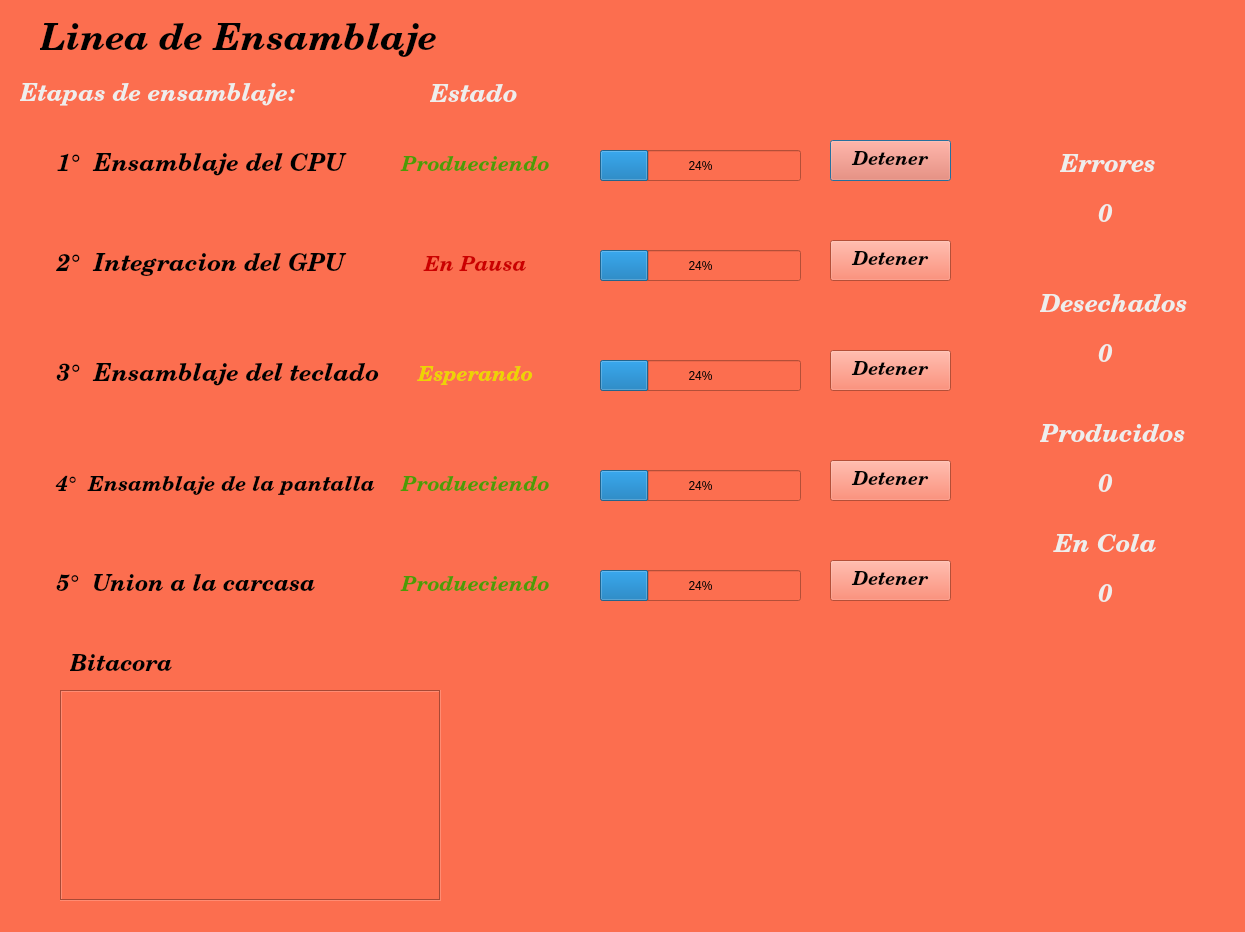
<?xml version="1.0" encoding="UTF-8"?>
<ui version="4.0">
 <class>PipelineView</class>
 <widget class="QDialog" name="PipelineView">
  <property name="geometry">
   <rect>
    <x>0</x>
    <y>0</y>
    <width>1245</width>
    <height>932</height>
   </rect>
  </property>
  <property name="windowTitle">
   <string>Dialog</string>
  </property>
  <property name="styleSheet">
   <string notr="true">background-color: rgb(252, 110, 79);</string>
  </property>
  <widget class="QLabel" name="label">
   <property name="geometry">
    <rect>
     <x>40</x>
     <y>20</y>
     <width>411</width>
     <height>41</height>
    </rect>
   </property>
   <property name="font">
    <font>
     <family>Century Schoolbook L</family>
     <pointsize>28</pointsize>
     <weight>75</weight>
     <italic>true</italic>
     <bold>true</bold>
    </font>
   </property>
   <property name="text">
    <string>Linea de Ensamblaje</string>
   </property>
  </widget>
  <widget class="QLabel" name="label_2">
   <property name="geometry">
    <rect>
     <x>20</x>
     <y>70</y>
     <width>281</width>
     <height>51</height>
    </rect>
   </property>
   <property name="font">
    <font>
     <family>Century Schoolbook L</family>
     <pointsize>18</pointsize>
     <weight>75</weight>
     <italic>true</italic>
     <bold>true</bold>
    </font>
   </property>
   <property name="styleSheet">
    <string notr="true">color: rgb(238, 238, 236);</string>
   </property>
   <property name="text">
    <string>Etapas de ensamblaje:</string>
   </property>
  </widget>
  <widget class="QLabel" name="label_3">
   <property name="geometry">
    <rect>
     <x>50</x>
     <y>140</y>
     <width>301</width>
     <height>51</height>
    </rect>
   </property>
   <property name="font">
    <font>
     <family>Century Schoolbook L</family>
     <pointsize>18</pointsize>
     <weight>75</weight>
     <italic>true</italic>
     <bold>true</bold>
    </font>
   </property>
   <property name="text">
    <string> 1°  Ensamblaje del CPU</string>
   </property>
  </widget>
  <widget class="QLabel" name="label_4">
   <property name="geometry">
    <rect>
     <x>50</x>
     <y>240</y>
     <width>301</width>
     <height>51</height>
    </rect>
   </property>
   <property name="font">
    <font>
     <family>Century Schoolbook L</family>
     <pointsize>18</pointsize>
     <weight>75</weight>
     <italic>true</italic>
     <bold>true</bold>
    </font>
   </property>
   <property name="text">
    <string> 2°  Integracion del GPU</string>
   </property>
  </widget>
  <widget class="QLabel" name="label_5">
   <property name="geometry">
    <rect>
     <x>50</x>
     <y>350</y>
     <width>341</width>
     <height>51</height>
    </rect>
   </property>
   <property name="font">
    <font>
     <family>Century Schoolbook L</family>
     <pointsize>18</pointsize>
     <weight>75</weight>
     <italic>true</italic>
     <bold>true</bold>
    </font>
   </property>
   <property name="text">
    <string> 3°  Ensamblaje del teclado</string>
   </property>
  </widget>
  <widget class="QLabel" name="label_6">
   <property name="geometry">
    <rect>
     <x>50</x>
     <y>460</y>
     <width>331</width>
     <height>51</height>
    </rect>
   </property>
   <property name="font">
    <font>
     <family>Century Schoolbook L</family>
     <pointsize>16</pointsize>
     <weight>75</weight>
     <italic>true</italic>
     <bold>true</bold>
    </font>
   </property>
   <property name="text">
    <string> 4°  Ensamblaje de la pantalla</string>
   </property>
  </widget>
  <widget class="QLabel" name="label_7">
   <property name="geometry">
    <rect>
     <x>50</x>
     <y>560</y>
     <width>301</width>
     <height>51</height>
    </rect>
   </property>
   <property name="font">
    <font>
     <family>Century Schoolbook L</family>
     <pointsize>17</pointsize>
     <weight>75</weight>
     <italic>true</italic>
     <bold>true</bold>
    </font>
   </property>
   <property name="text">
    <string> 5°  Union a la carcasa</string>
   </property>
  </widget>
  <widget class="QLabel" name="LabelStateProcess5">
   <property name="geometry">
    <rect>
     <x>400</x>
     <y>560</y>
     <width>151</width>
     <height>51</height>
    </rect>
   </property>
   <property name="font">
    <font>
     <family>Century Schoolbook L</family>
     <pointsize>16</pointsize>
     <weight>75</weight>
     <italic>true</italic>
     <bold>true</bold>
    </font>
   </property>
   <property name="styleSheet">
    <string notr="true">color: rgb(78, 154, 6);</string>
   </property>
   <property name="text">
    <string>Produeciendo</string>
   </property>
   <property name="alignment">
    <set>Qt::AlignCenter</set>
   </property>
  </widget>
  <widget class="QLabel" name="LabelStateProcess4">
   <property name="geometry">
    <rect>
     <x>400</x>
     <y>460</y>
     <width>151</width>
     <height>51</height>
    </rect>
   </property>
   <property name="font">
    <font>
     <family>Century Schoolbook L</family>
     <pointsize>16</pointsize>
     <weight>75</weight>
     <italic>true</italic>
     <bold>true</bold>
    </font>
   </property>
   <property name="styleSheet">
    <string notr="true">color: rgb(115, 210, 22);
color: rgb(78, 154, 6);</string>
   </property>
   <property name="text">
    <string>Produeciendo</string>
   </property>
   <property name="alignment">
    <set>Qt::AlignCenter</set>
   </property>
  </widget>
  <widget class="QLabel" name="LabelStateProcess3">
   <property name="geometry">
    <rect>
     <x>400</x>
     <y>350</y>
     <width>151</width>
     <height>51</height>
    </rect>
   </property>
   <property name="font">
    <font>
     <family>Century Schoolbook L</family>
     <pointsize>16</pointsize>
     <weight>75</weight>
     <italic>true</italic>
     <bold>true</bold>
    </font>
   </property>
   <property name="styleSheet">
    <string notr="true">color: rgb(237, 212, 0);</string>
   </property>
   <property name="text">
    <string>Esperando</string>
   </property>
   <property name="alignment">
    <set>Qt::AlignCenter</set>
   </property>
  </widget>
  <widget class="QLabel" name="LabelStateProcess2">
   <property name="geometry">
    <rect>
     <x>400</x>
     <y>240</y>
     <width>151</width>
     <height>51</height>
    </rect>
   </property>
   <property name="font">
    <font>
     <family>Century Schoolbook L</family>
     <pointsize>16</pointsize>
     <weight>75</weight>
     <italic>true</italic>
     <bold>true</bold>
    </font>
   </property>
   <property name="styleSheet">
    <string notr="true">color: rgb(204, 0, 0);</string>
   </property>
   <property name="text">
    <string>En Pausa</string>
   </property>
   <property name="alignment">
    <set>Qt::AlignCenter</set>
   </property>
  </widget>
  <widget class="QLabel" name="LabelStateProcess1">
   <property name="geometry">
    <rect>
     <x>400</x>
     <y>140</y>
     <width>151</width>
     <height>51</height>
    </rect>
   </property>
   <property name="font">
    <font>
     <family>Century Schoolbook L</family>
     <pointsize>16</pointsize>
     <weight>75</weight>
     <italic>true</italic>
     <bold>true</bold>
    </font>
   </property>
   <property name="styleSheet">
    <string notr="true">color: rgb(78, 154, 6);</string>
   </property>
   <property name="text">
    <string>Produeciendo</string>
   </property>
   <property name="alignment">
    <set>Qt::AlignCenter</set>
   </property>
  </widget>
  <widget class="QLabel" name="label_13">
   <property name="geometry">
    <rect>
     <x>430</x>
     <y>70</y>
     <width>91</width>
     <height>51</height>
    </rect>
   </property>
   <property name="font">
    <font>
     <family>Century Schoolbook L</family>
     <pointsize>19</pointsize>
     <weight>75</weight>
     <italic>true</italic>
     <bold>true</bold>
    </font>
   </property>
   <property name="styleSheet">
    <string notr="true">color: rgb(238, 238, 236);</string>
   </property>
   <property name="text">
    <string>Estado</string>
   </property>
  </widget>
  <widget class="QProgressBar" name="ProgressBar1">
   <property name="geometry">
    <rect>
     <x>600</x>
     <y>150</y>
     <width>201</width>
     <height>31</height>
    </rect>
   </property>
   <property name="value">
    <number>24</number>
   </property>
  </widget>
  <widget class="QProgressBar" name="ProgressBar2">
   <property name="geometry">
    <rect>
     <x>600</x>
     <y>250</y>
     <width>201</width>
     <height>31</height>
    </rect>
   </property>
   <property name="value">
    <number>24</number>
   </property>
  </widget>
  <widget class="QProgressBar" name="ProgressBar3">
   <property name="geometry">
    <rect>
     <x>600</x>
     <y>360</y>
     <width>201</width>
     <height>31</height>
    </rect>
   </property>
   <property name="value">
    <number>24</number>
   </property>
  </widget>
  <widget class="QProgressBar" name="ProgressBar4">
   <property name="geometry">
    <rect>
     <x>600</x>
     <y>470</y>
     <width>201</width>
     <height>31</height>
    </rect>
   </property>
   <property name="value">
    <number>24</number>
   </property>
  </widget>
  <widget class="QProgressBar" name="ProgressBar5">
   <property name="geometry">
    <rect>
     <x>600</x>
     <y>570</y>
     <width>201</width>
     <height>31</height>
    </rect>
   </property>
   <property name="value">
    <number>24</number>
   </property>
  </widget>
  <widget class="QPushButton" name="StopPhase1Button">
   <property name="geometry">
    <rect>
     <x>830</x>
     <y>140</y>
     <width>121</width>
     <height>41</height>
    </rect>
   </property>
   <property name="font">
    <font>
     <family>Century Schoolbook L</family>
     <pointsize>14</pointsize>
     <weight>75</weight>
     <italic>true</italic>
     <bold>true</bold>
    </font>
   </property>
   <property name="text">
    <string>Detener</string>
   </property>
  </widget>
  <widget class="QPushButton" name="StopPhase2Button">
   <property name="geometry">
    <rect>
     <x>830</x>
     <y>240</y>
     <width>121</width>
     <height>41</height>
    </rect>
   </property>
   <property name="font">
    <font>
     <family>Century Schoolbook L</family>
     <pointsize>14</pointsize>
     <weight>75</weight>
     <italic>true</italic>
     <bold>true</bold>
    </font>
   </property>
   <property name="text">
    <string>Detener</string>
   </property>
  </widget>
  <widget class="QPushButton" name="StopPhase3Button">
   <property name="geometry">
    <rect>
     <x>830</x>
     <y>350</y>
     <width>121</width>
     <height>41</height>
    </rect>
   </property>
   <property name="font">
    <font>
     <family>Century Schoolbook L</family>
     <pointsize>14</pointsize>
     <weight>75</weight>
     <italic>true</italic>
     <bold>true</bold>
    </font>
   </property>
   <property name="text">
    <string>Detener</string>
   </property>
  </widget>
  <widget class="QPushButton" name="StopPhase4Button">
   <property name="geometry">
    <rect>
     <x>830</x>
     <y>460</y>
     <width>121</width>
     <height>41</height>
    </rect>
   </property>
   <property name="font">
    <font>
     <family>Century Schoolbook L</family>
     <pointsize>14</pointsize>
     <weight>75</weight>
     <italic>true</italic>
     <bold>true</bold>
    </font>
   </property>
   <property name="text">
    <string>Detener</string>
   </property>
  </widget>
  <widget class="QPushButton" name="StopPhase5Button">
   <property name="geometry">
    <rect>
     <x>830</x>
     <y>560</y>
     <width>121</width>
     <height>41</height>
    </rect>
   </property>
   <property name="font">
    <font>
     <family>Century Schoolbook L</family>
     <pointsize>14</pointsize>
     <weight>75</weight>
     <italic>true</italic>
     <bold>true</bold>
    </font>
   </property>
   <property name="text">
    <string>Detener</string>
   </property>
  </widget>
  <widget class="QLabel" name="label_14">
   <property name="geometry">
    <rect>
     <x>1060</x>
     <y>140</y>
     <width>101</width>
     <height>51</height>
    </rect>
   </property>
   <property name="font">
    <font>
     <family>Century Schoolbook L</family>
     <pointsize>19</pointsize>
     <weight>75</weight>
     <italic>true</italic>
     <bold>true</bold>
    </font>
   </property>
   <property name="styleSheet">
    <string notr="true">color: rgb(238, 238, 236);</string>
   </property>
   <property name="text">
    <string>Errores</string>
   </property>
  </widget>
  <widget class="QLabel" name="ErrorCountLabel">
   <property name="geometry">
    <rect>
     <x>1060</x>
     <y>190</y>
     <width>91</width>
     <height>51</height>
    </rect>
   </property>
   <property name="font">
    <font>
     <family>Century Schoolbook L</family>
     <pointsize>19</pointsize>
     <weight>75</weight>
     <italic>true</italic>
     <bold>true</bold>
    </font>
   </property>
   <property name="styleSheet">
    <string notr="true">color: rgb(238, 238, 236);</string>
   </property>
   <property name="text">
    <string>0</string>
   </property>
   <property name="alignment">
    <set>Qt::AlignCenter</set>
   </property>
  </widget>
  <widget class="QLabel" name="label_16">
   <property name="geometry">
    <rect>
     <x>1040</x>
     <y>280</y>
     <width>151</width>
     <height>51</height>
    </rect>
   </property>
   <property name="font">
    <font>
     <family>Century Schoolbook L</family>
     <pointsize>19</pointsize>
     <weight>75</weight>
     <italic>true</italic>
     <bold>true</bold>
    </font>
   </property>
   <property name="styleSheet">
    <string notr="true">color: rgb(238, 238, 236);</string>
   </property>
   <property name="text">
    <string>Desechados</string>
   </property>
  </widget>
  <widget class="QLabel" name="DisposeCountLabel">
   <property name="geometry">
    <rect>
     <x>1060</x>
     <y>330</y>
     <width>91</width>
     <height>51</height>
    </rect>
   </property>
   <property name="font">
    <font>
     <family>Century Schoolbook L</family>
     <pointsize>19</pointsize>
     <weight>75</weight>
     <italic>true</italic>
     <bold>true</bold>
    </font>
   </property>
   <property name="styleSheet">
    <string notr="true">color: rgb(238, 238, 236);</string>
   </property>
   <property name="text">
    <string>0</string>
   </property>
   <property name="alignment">
    <set>Qt::AlignCenter</set>
   </property>
  </widget>
  <widget class="QLabel" name="label_18">
   <property name="geometry">
    <rect>
     <x>1040</x>
     <y>410</y>
     <width>151</width>
     <height>51</height>
    </rect>
   </property>
   <property name="font">
    <font>
     <family>Century Schoolbook L</family>
     <pointsize>19</pointsize>
     <weight>75</weight>
     <italic>true</italic>
     <bold>true</bold>
    </font>
   </property>
   <property name="styleSheet">
    <string notr="true">color: rgb(238, 238, 236);</string>
   </property>
   <property name="text">
    <string>Producidos</string>
   </property>
  </widget>
  <widget class="QLabel" name="MadeCountLabel">
   <property name="geometry">
    <rect>
     <x>1060</x>
     <y>460</y>
     <width>91</width>
     <height>51</height>
    </rect>
   </property>
   <property name="font">
    <font>
     <family>Century Schoolbook L</family>
     <pointsize>19</pointsize>
     <weight>75</weight>
     <italic>true</italic>
     <bold>true</bold>
    </font>
   </property>
   <property name="styleSheet">
    <string notr="true">color: rgb(238, 238, 236);</string>
   </property>
   <property name="text">
    <string>0</string>
   </property>
   <property name="alignment">
    <set>Qt::AlignCenter</set>
   </property>
  </widget>
  <widget class="QLabel" name="label_20">
   <property name="geometry">
    <rect>
     <x>1030</x>
     <y>520</y>
     <width>151</width>
     <height>51</height>
    </rect>
   </property>
   <property name="font">
    <font>
     <family>Century Schoolbook L</family>
     <pointsize>19</pointsize>
     <weight>75</weight>
     <italic>true</italic>
     <bold>true</bold>
    </font>
   </property>
   <property name="styleSheet">
    <string notr="true">color: rgb(238, 238, 236);</string>
   </property>
   <property name="text">
    <string>En Cola</string>
   </property>
   <property name="alignment">
    <set>Qt::AlignCenter</set>
   </property>
  </widget>
  <widget class="QLabel" name="QueueSizeLabel">
   <property name="geometry">
    <rect>
     <x>1060</x>
     <y>570</y>
     <width>91</width>
     <height>51</height>
    </rect>
   </property>
   <property name="font">
    <font>
     <family>Century Schoolbook L</family>
     <pointsize>19</pointsize>
     <weight>75</weight>
     <italic>true</italic>
     <bold>true</bold>
    </font>
   </property>
   <property name="styleSheet">
    <string notr="true">color: rgb(238, 238, 236);</string>
   </property>
   <property name="text">
    <string>0</string>
   </property>
   <property name="alignment">
    <set>Qt::AlignCenter</set>
   </property>
  </widget>
  <widget class="QTextEdit" name="PipelineBitacora">
   <property name="geometry">
    <rect>
     <x>60</x>
     <y>690</y>
     <width>381</width>
     <height>211</height>
    </rect>
   </property>
   <property name="frameShape">
    <enum>QFrame::Box</enum>
   </property>
   <property name="frameShadow">
    <enum>QFrame::Sunken</enum>
   </property>
  </widget>
  <widget class="QLabel" name="label_8">
   <property name="geometry">
    <rect>
     <x>70</x>
     <y>650</y>
     <width>111</width>
     <height>31</height>
    </rect>
   </property>
   <property name="font">
    <font>
     <family>Century Schoolbook L</family>
     <pointsize>17</pointsize>
     <weight>75</weight>
     <italic>true</italic>
     <bold>true</bold>
    </font>
   </property>
   <property name="text">
    <string>Bitacora</string>
   </property>
  </widget>
 </widget>
 <resources/>
 <connections/>
</ui>
